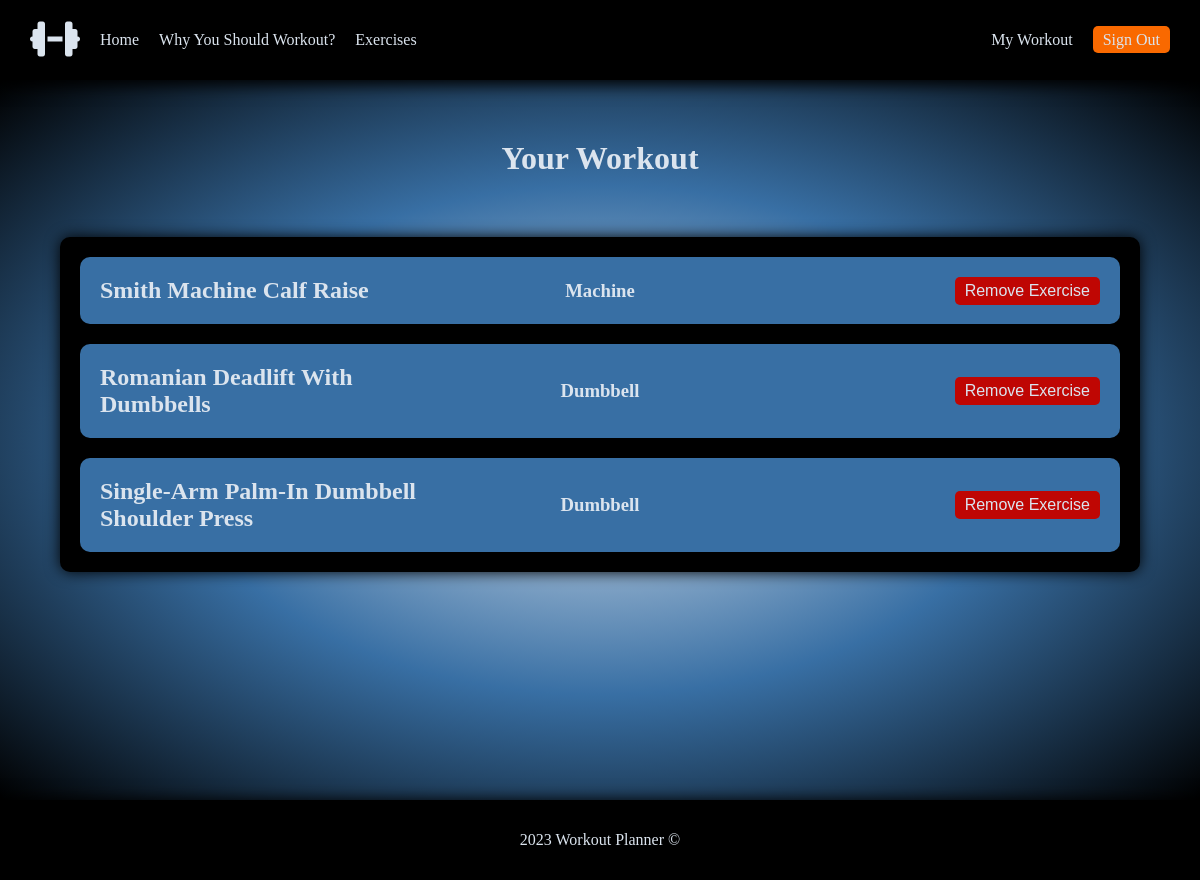
The page /workout (signed in) on the database its author committed.
### tables this page shows
CREATE TABLE exercises (user_id INTEGER, exercise TEXT NOT NULL, equipment TEXT NOT NULL, instructions TEXT NOT NULL);

### app.py (the view)
@app.route("/workout")
@login_required
def workout():
    user_id = session["user_id"]
    exercises = db.execute("SELECT * FROM exercises WHERE user_id = ?", user_id)
    return render_template("workout.html", exercises=exercises)

### helpers.py (called while the page is built)
def login_required(f):
  @wraps(f)
  def decorated_function(*args, **kwargs):
    if session.get("user_id") is None:
      return redirect("/login")
    return f(*args, **kwargs)
  return decorated_function

### templates/workout.html (shortened to what this page needs)
{% extends "layout.html" %}
{% block body %}
  <div class="container-big">
    <h1>Your Workout</h1>
    <div class="card-big">
      <div class="exercises-container">
        {% for row in exercises %}
          <div class="exercise-container">
            <h2>{{ row.exercise }}</h2>
            <h3 class="equip">{{ row.equipment }}</h3>
            <form action="/delete" method="post" id="delete">
              <button class="btn remove">Remove Exercise</button>
            </form>
          </div>
        {% endfor %}
      </div>
    </div>
  </div>
{% endblock %}

### static/styles.css (style rules this page uses)
* { margin: 0; padding: 0; box-sizing: border-box; }
html { scroll-behavior: smooth; }
:root { --black: #000000ff; --queen-blue: #386fa4ff; --alice-blue: #dbe4eeff; --safety-orange-blaze-orange: #f96900ff; --international-orange-engineering: #bf0603ff; }
.btn { cursor: pointer; background-color: var(--safety-orange-blaze-orange); padding: 5px 10px; border-radius: 5px; transition: all .2s ease-in; }
.container-big { width: 100%; min-height: calc(100vh - 80px); height: 100%; background-image: radial-gradient(var(--alice-blue), var(--queen-blue), var(--black)); display: flex; flex-direction: column; align-items: center; }
.container-big h1 { margin: 60px 0; color: var(--alice-blue); text-align: center; }
.card-big { background-color: var(--black); border-radius: 10px; width: 60%; height: auto; box-shadow: 0 0 15px var(--black); margin-bottom: 100px; }
.card-big h2 { color: var(--alice-blue); text-align: center; margin: 20px 0; }
.exercises-container { padding: 0 20px; }
.exercise-container { width: 100%; color: var(--alice-blue); border-radius: 10px; background-color: var(--queen-blue); margin: 20px 0; padding: 0 20px; display: grid; grid-template-columns: 1fr 1fr 1fr; align-items: center; }
.exercise-container h2, h3 { text-align: left; text-transform: capitalize; }
.exercise-container h3 { text-align: center; }
.remove { border: none; color: var(--alice-blue); background-color: var(--international-orange-engineering); font-size: 16px; }
#delete { display: flex; align-items: center; justify-content: end; }
@media (max-width: 1280px) { .card-big { width: 90%; } }

### rows shown on the page
exercises: exercise "Smith Machine Calf Raise", equipment "Machine"
exercises: exercise "Romanian Deadlift With Dumbbells", equipment "Dumbbell"
exercises: exercise "Single-Arm Palm-In Dumbbell Shoulder Press", equipment "Dumbbell"
